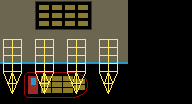

Rendered tile map (Tiled .tmx) drawn with the repository's tilesets; below, a short description and the full map source, tile grids included:
An orthogonal 24x13 tile map with 8x8 px tiles, 2 tile layers (boat, port) and 23 objects (12x SellTrunk, 11x BoatTrunk).

<map version="1.10" tiledversion="1.10.1" orientation="orthogonal" renderorder="right-down" width="24" height="13" tilewidth="8" tileheight="8" infinite="0" nextlayerid="4" nextobjectid="25">
 <tileset firstgid="1" source="terrain.tsx" />
 <layer id="1" name="boat" width="24" height="13">
  <data encoding="csv">
56,0,0,0,56,0,0,0,56,0,0,0,56,0,0,0,74,74,74,0,0,74,0,74,
0,0,0,0,0,0,0,0,0,0,0,0,0,0,0,0,74,0,74,74,74,74,0,0,
0,0,0,0,0,0,0,0,0,0,0,0,0,0,0,0,0,0,0,0,0,0,0,0,
0,0,0,56,27,56,0,0,56,0,56,0,56,0,0,0,74,0,0,0,0,0,0,0,
0,0,0,0,0,0,0,0,0,0,0,0,0,0,0,0,0,0,0,0,74,0,0,74,
0,0,0,0,0,0,0,0,0,0,0,0,0,0,0,0,0,0,0,0,0,0,0,0,
0,0,0,0,0,0,0,0,0,0,0,0,0,0,0,0,0,0,0,0,0,0,0,0,
0,0,0,0,0,0,0,0,0,0,0,0,0,0,0,0,74,0,0,0,0,0,0,0,
0,0,0,0,0,0,0,0,14,0,0,0,0,0,0,0,0,0,0,0,74,0,0,74,
0,0,0,0,0,0,0,0,0,0,0,0,0,0,0,0,0,0,0,0,0,0,0,0,
0,0,0,0,0,0,0,0,0,0,0,0,0,0,0,0,0,0,0,0,0,0,0,0,
0,0,0,0,0,0,0,0,14,0,0,0,14,0,0,0,74,0,0,0,0,0,0,0,
0,0,0,9,0,0,0,10,0,0,0,0,0,0,0,0,74,0,0,0,74,0,0,74
</data>
 </layer>
 <objectgroup id="3" name="coffre" visible="0">
  <object id="1" name="marchand01" type="SellTrunk" x="39.0909" y="4.90909" width="9.81818" height="4.90909" />
  <object id="2" name="marchand02" type="SellTrunk" x="52" y="4.90909" width="10.1818" height="5.27273" />
  <object id="3" name="marchand03" type="SellTrunk" x="65.0909" y="4.90909" width="10" height="5.09091" />
  <object id="4" name="marchand04" type="SellTrunk" x="78" y="4.90909" width="9.81818" height="4.90909" />
  <object id="5" name="marchand05" type="SellTrunk" x="39.2727" y="12.9091" width="9.45455" height="5.09091" />
  <object id="6" name="marchand06" type="SellTrunk" x="52" y="12.9091" width="10" height="5" />
  <object id="7" name="marchand07" type="SellTrunk" x="65" y="12.9091" width="10" height="5" />
  <object id="9" name="marchand08" type="SellTrunk" x="77.9091" y="13" width="9.90909" height="5" />
  <object id="10" name="marchand09" type="SellTrunk" x="39" y="20.8182" width="10.0909" height="5.18182" />
  <object id="11" name="marchand10" type="SellTrunk" x="51.9091" y="20.8182" width="10" height="5.18182" />
  <object id="12" name="marchand11" type="SellTrunk" x="65.0909" y="20.8182" width="9.81818" height="5" />
  <object id="13" name="marchand12" type="SellTrunk" x="77.8182" y="20.9091" width="10.0909" height="5" />
  <object id="14" name="boat01" type="BoatTrunk" x="41.0625" y="76" width="9.875" height="5" />
  <object id="15" name="boat02" type="BoatTrunk" x="52.0625" y="76" width="9.875" height="5" />
  <object id="16" name="boat03" type="BoatTrunk" x="63" y="75.9375" width="9.8125" height="5.1875" />
  <object id="17" name="boat04" type="BoatTrunk" x="41" y="81.9375" width="9.9375" height="5" />
  <object id="18" name="boat05" type="BoatTrunk" x="52.0625" y="81.9375" width="9.8125" height="5.125" />
  <object id="19" name="boat06" type="BoatTrunk" x="63" y="81.875" width="9.9375" height="5.25" />
  <object id="20" name="boat07" type="BoatTrunk" x="41.0625" y="87.9375" width="9.8125" height="4.9375" />
  <object id="21" name="boat08" type="BoatTrunk" x="51.9375" y="87.9375" width="10.0625" height="5" />
  <object id="22" name="boat09" type="BoatTrunk" x="63" y="87.875" width="9.875" height="5" />
  <object id="24" name="boat10" type="BoatTrunk" x="74.0625" y="78.9375" width="10.8125" height="5" />
  <object id="23" name="boat11" type="BoatTrunk" x="74" y="84.9375" width="11" height="5.0625" />
 </objectgroup>
 <layer id="2" name="port" width="24" height="13">
  <data encoding="csv">
0,0,0,0,0,0,0,0,0,0,0,0,0,0,0,0,0,0,0,0,0,0,0,0,
0,0,0,0,0,0,0,0,0,0,0,0,0,0,0,0,0,0,0,0,0,0,0,0,
0,0,0,0,0,0,0,0,0,0,0,0,0,0,0,0,0,0,0,0,0,0,0,0,
56,56,56,56,27,0,0,0,28,0,0,0,0,0,56,0,74,0,0,0,0,0,0,0,
0,0,0,0,0,0,0,0,0,0,0,0,0,0,0,0,0,0,0,0,0,0,0,0,
0,0,0,0,0,0,0,0,0,0,0,0,0,0,0,0,0,0,0,0,0,0,0,0,
0,0,0,0,0,0,0,0,0,0,0,0,0,0,0,0,0,0,0,0,0,0,0,0,
2,0,0,0,2,0,0,0,2,0,0,0,2,0,0,0,0,0,0,0,0,0,0,0,
0,0,0,0,0,0,0,0,0,0,0,0,0,0,0,0,0,0,0,0,0,0,0,0,
0,0,0,0,0,0,0,0,0,0,0,0,0,0,0,0,0,0,0,0,0,0,0,0,
0,0,0,0,0,0,0,0,0,0,0,0,0,0,0,0,0,0,0,0,0,0,0,0,
20,0,0,0,20,0,0,0,20,0,0,0,20,0,0,0,0,0,0,0,0,0,0,0,
0,0,0,0,0,0,0,0,0,0,0,0,0,0,0,0,0,0,0,0,0,0,0,0
</data>
 </layer>
</map>
